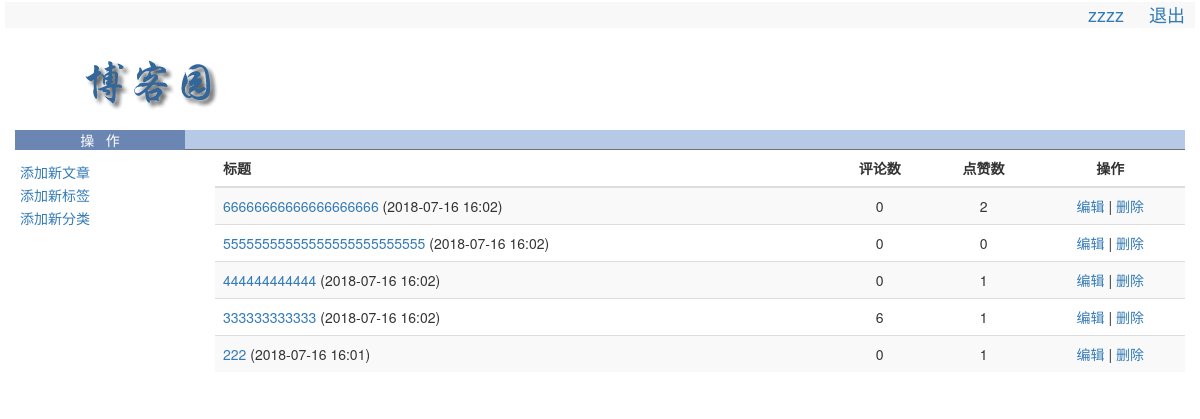
The page /backend/ (signed in) on the database its author committed.
### blog/models.py (models this page shows, shortened)
class UserInfo(AbstractUser):
    nid = models.AutoField(primary_key=True)
    telephone = models.CharField(max_length=11, null=True, unique=True)
    avatar = models.FileField(upload_to='avatars/', default="avatars/default.png")
    create_time = models.DateTimeField(verbose_name='创建时间', auto_now_add=True)
    blog = models.OneToOneField(to='Blog', to_field='nid', null=True, on_delete=models.CASCADE)

class Article(models.Model):
    nid = models.AutoField(primary_key=True)
    title = models.CharField(max_length=50, verbose_name='文章标题')
    desc = models.CharField(max_length=255, verbose_name='文章描述')
    create_time = models.DateTimeField(verbose_name='创建时间', auto_now_add=True)
    content = models.TextField()
    comment_count = models.IntegerField(default=0)
    up_count = models.IntegerField(default=0)
    down_count = models.IntegerField(default=0)
    user = models.ForeignKey(verbose_name='作者', to='UserInfo', to_field='nid', on_delete=models.CASCADE)
    category = models.ForeignKey(to='Category', to_field='nid', null=True, on_delete=models.CASCADE)
    tags = models.ManyToManyField(
        to="Tag",
        through='Article2Tag',
        through_fields=('article', 'tag'),
    )

### blog/views.py (the view)
# urls.py: path('backend/', views.backend),
@login_required
def backend(request):
    if not request.user.blog:
        return HttpResponse("您还未开通博客，暂时无法使用此功能！")
    article_list = models.Article.objects.filter(user_id=request.user.pk).order_by("-pk")
    return render(request, 'backend/backend.html', locals())

### templates/backend/backend.html (shortened to what this page needs)
{% extends 'backend/base.html' %}
{% block article %}
    <table class="table table-striped">
        <thead>
            <tr>
                <th>标题</th>
                <th class="text-center">评论数</th>
                <th class="text-center">点赞数</th>
                <th class="text-center">操作</th>
            </tr>
        </thead>
        <tbody>
        {% for article in article_list %}
            <tr crticle-pk="{{ article.pk }}">
                <td><a href="/{{ article.user.blog.site_name }}/articles/{{ article.pk }}/">{{ article.title }} </a>({{ article.create_time|date:"Y-m-d H:i" }})</td>
                <td class="text-center">{{ article.comment_count }}</td>
                <td class="text-center">{{ article.up_count }}</td>
                <td class="text-center"><a href="/edit_article/{{ article.pk }}/">编辑</a> | <a href="javascript:delete_article({{ article.pk }}); ">删除</a></td>
            </tr>
    {% endfor %}
        </tbody>
    </table>
{% endblock %}

### templates/backend/base.html (shortened to what this page needs)
<!DOCTYPE html>
<html lang="en">
<head>
    <link rel="stylesheet" href="/static/css/back_base.css">
    <link rel="stylesheet" href="/static/bootstrap/css/bootstrap.css">
</head>
<body>
    <div class="container-fluid">
        <div class="row">
            <div class="nav-head">
                <a href="/{{ request.user.blog.site_name }}/">{{ request.user.username }}</a>
                <a href="/logout/">退出</a>
            </div>
        </div>
        <div class="row">
            <div class="pg-head">
                <a href="/"><img class="logo" src="/static/img/adminlogo.gif"></a>
            </div>
        </div>
        <div class="row pg-body">
            <div class="col-md-2">
                <div class="option">操&nbsp;&nbsp;&nbsp;作</div>
                <div class="action">
                    <p><a href="/add_article/">添加新文章</a></p>
                    <p id="add-tag"><a href="/add_tag/?to=backend">添加新标签</a></p>
                    <p id="add-category"><a href="/add_category/?to=backend">添加新分类</a></p>
                </div>
            </div>
            <div class="col-md-10">
                <div class="blank"></div>
                <div class="article-list">
                    {% block article %}
                    {% endblock %}
                </div>
            </div>
        </div>
    </div>
</body>
</html>

### static/css/back_base.css (style rules this page uses)
.nav-head { background-color: #f8f8f8;text-align: right;margin: 2px 5px;font-size: 18px }
.nav-head a { margin: 0 10px }
.pg-head { margin: 0 5px;height: 100px }
.logo { margin: 30px 0 0 80px }
.option { background-color: #6b86b3; color: white;text-align: center }
.action { margin: 12px 5px }
.action p { margin: 3px 0 }
.blank { background-color: #b6c9e7;border-bottom: 1px solid #6f736d;height: 20px;margin-left: -30px }

### rows shown on the page
UserInfo: user.username "zzzz"
Article: title "66666666666666666666", create_time "2018-07-16 16:02", comment_count "0", up_count "2"
Article: title "55555555555555555555555555", create_time "2018-07-16 16:02", comment_count "0", up_count "0"
Article: title "444444444444", create_time "2018-07-16 16:02", comment_count "0", up_count "1"
Article: title "333333333333", create_time "2018-07-16 16:02", comment_count "6", up_count "1"
Article: title "222", create_time "2018-07-16 16:01", comment_count "0", up_count "1"
